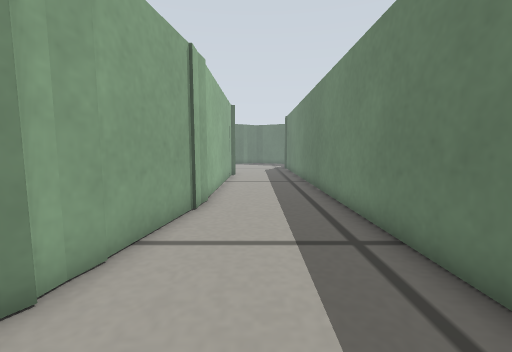
View 1 (above)

14 first-person views from a walk through a Gazebo world. The camera is 0.19 m above the floor, tilts 6° down and sees 90° across. The floor is counted in squares, 0.1 m on a side. Each view is taken from the middle of a square. On the plan, view 1 faces up. The plan holds only what a view shows up to about 15 squares ahead; the rest is blank. The place goes on beyond the plan.

View 2
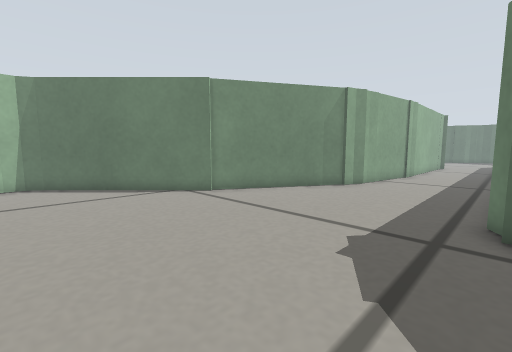

View 3
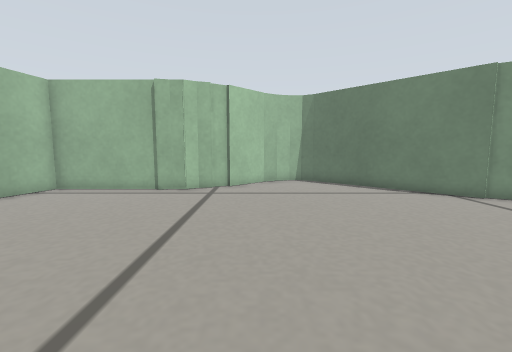

View 4
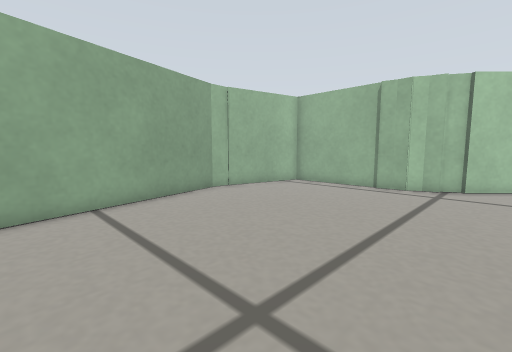

View 5
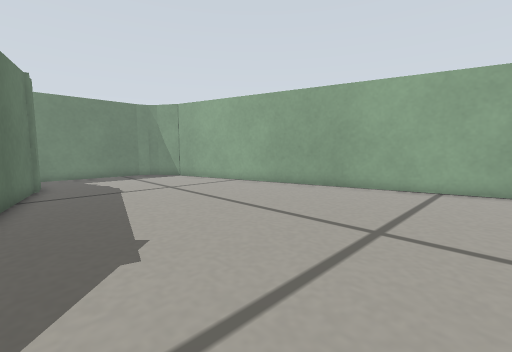

View 6
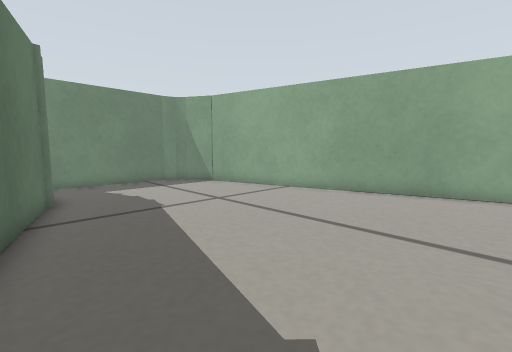

View 7
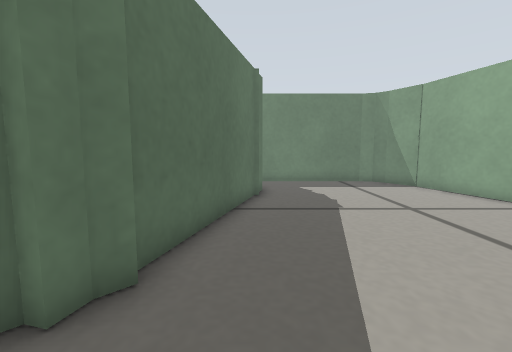

View 8
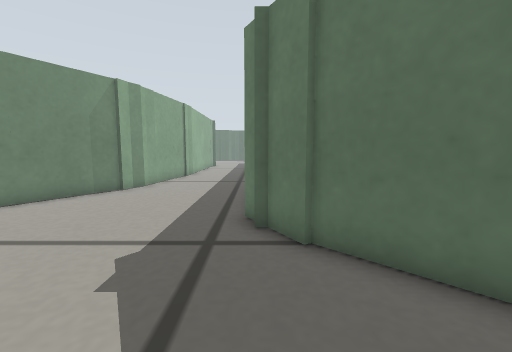

View 9
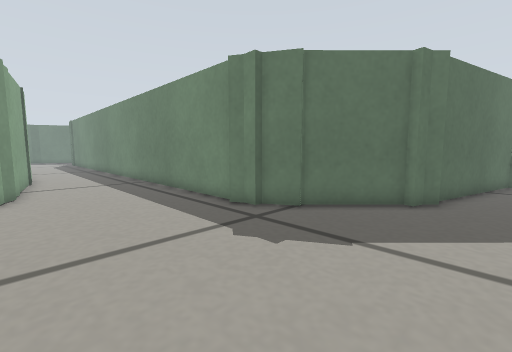

View 10
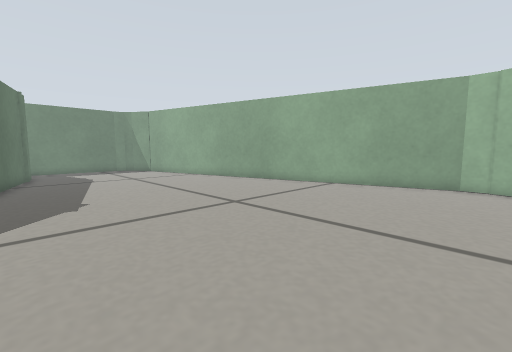

View 11
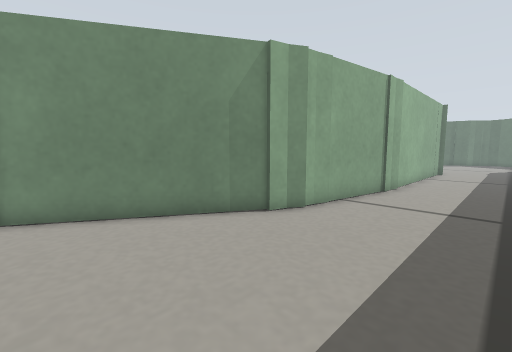

View 12
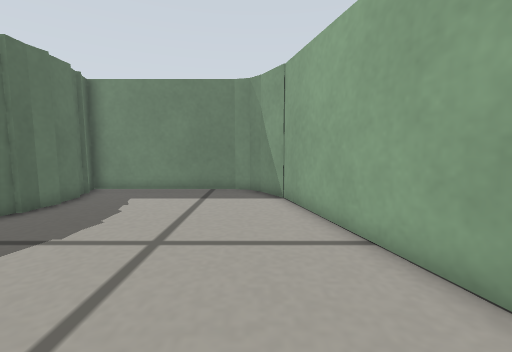

View 13
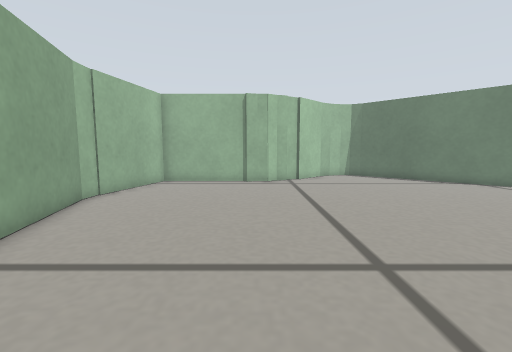

View 14
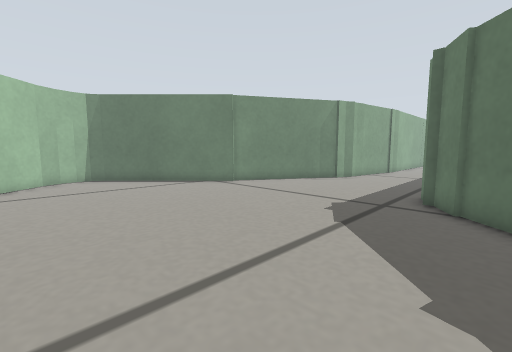

### Floor plan
Points are (right, up) in squares from view 1. A wall is a line through its corners. A room is listed if a view was taken in it or the views show most of it. See-through windows are left out.
Room 1 (views 1, 2, 3, 4, 5, 6, 7, 8, 9, 10, 11, 12, 13, 14)
walls: (4, -5.2) (3.3, -4) (3, -4) (3, -3.5) (2.7, -3); (7.5, -8.4) (7, -8) (6.5, -7.8) (6.6, -7.5) (4, -5); (3, -2.8) (3, 15.2); (-6.6, -4.2) (-12.1, -9.7); (14.5, -10) (7.7, -8.2); (-9.5, -15.1) (-9.3, -15.8); (-9.3, -15.7) (-9, -16.3) (-9, -17); (-10.1, -14.4) (-9.6, -15.2); (-9, -16.9) (-8.8, -17.6); (15.1, -10.1) (14.4, -10.1); (-9, -17.5) (-9, -22.4) (-4.4, -23.4); (-3, 2.4) (-3.2, 1.7); (15.7, -10.3) (14.9, -10.1); (-2.6, 3) (-6.8, -4.2); (-11.7, -12.5) (-9.9, -14.3); (-12, -9.6) (-12.4, -10.3) (-12.4, -11); (-12.2, -11.7) (-11.7, -12.6); (-12.4, -10.9) (-12.2, -11.8); (-3.6, -23.5) (16.8, -18.1); (-2.5, 4.2) (-2.7, 3.4); (-4.5, -23.5) (-3.4, -23.5); (17, -10.1) (15.9, -10.1); (17.7, -9.7) (17.2, -9.9); (18.4, -9.5) (17.7, -9.9); (16.7, -18.1) (18.3, -17.2); (18.2, -17.2) (18.7, -16.7) (18.9, -16); (18.9, -16.1) (18.9, -9.4); (-1.8, 9.4) (-2.8, 2.9); (-1.8, 15) (-1.9, 7.9)

Where each view was taken, in squares from view 1:
view 1: 0 up, 0 right, facing up
view 2: 11 down, 3 right, facing up-left
view 3: 13 down, 3 right, facing left
view 4: 13 down, 4 right, facing down-left
view 5: 9 down, 0 right, facing down-right
view 6: 9 down, 4 right, facing down-right
view 7: 10 down, 4 right, facing right
view 8: 10 down, 3 right, facing up
view 9: 10 down, 3 left, facing up-right
view 10: 9 down, 5 left, facing down-right
view 11: 4 down, 2 right, facing up-left
view 12: 17 down, 7 right, facing right
view 13: 17 down, 6 right, facing left
view 14: 14 down, 5 right, facing up-left
